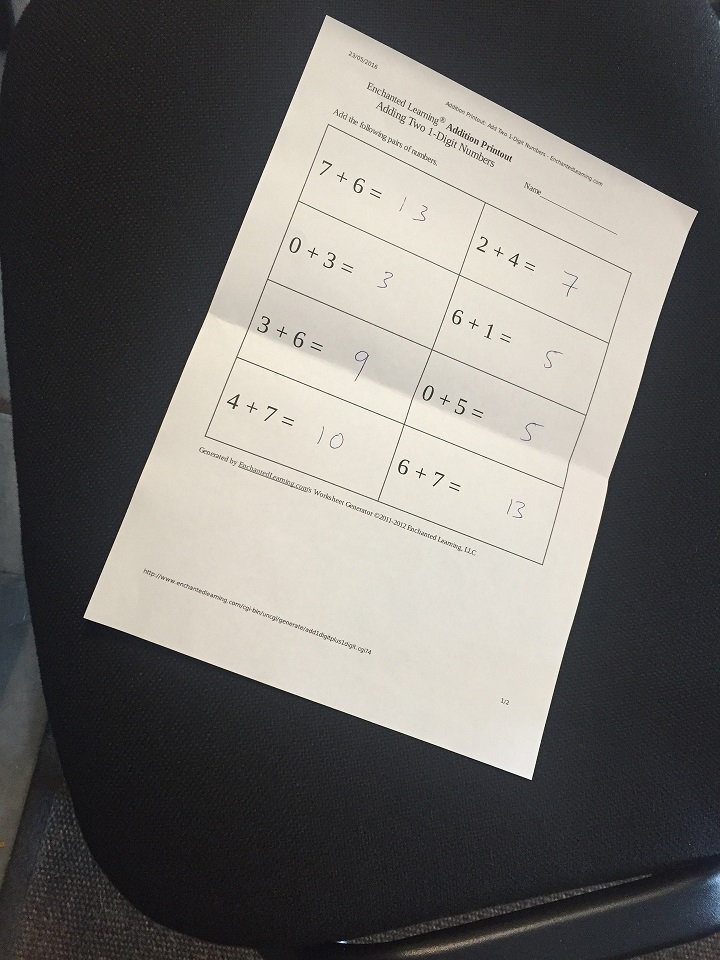
#> input picture images/scan.jpg, 720 x 960 px
$ jupyter execute 'perspective and affine transforms.ipynb'
#> lines starting #> are read from the running program, lines starting #| are printed output that depends on the picture
[cell 1]
# given 4 points, extracting the content within the
# region is perspective transforms


import cv2
import numpy as np

img = cv2.imread('./images/scan.jpg')
#> img is the input picture: shape (960, 720, 3); mean B, G, R 106.2, 109.5, 111.7

cv2.imshow("original img",img)
cv2.waitKey(0)


points_A = np.float32([
    [320,15], [700,205], [85,610], [530,780]
])

points_B = np.float32([
    [0,0], [420,0], [0,594], [420,594]
])

# transformation matrix

M = cv2.getPerspectiveTransform(points_A, points_B)

warped = cv2.warpPerspective(img, M, (420,594))
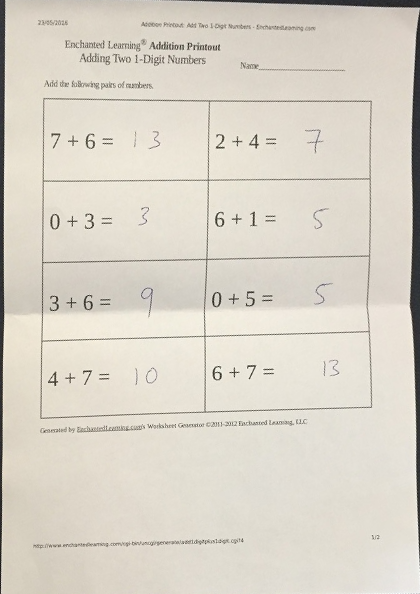
#> warped: shape (594, 420, 3); mean B, G, R 200.8, 212.5, 218.4

cv2.imshow("Perspective transform", warped)
cv2.waitKey(0)

cv2.destroyAllWindows()

[cell 2]
# affine transform

# the difference is the image box lines are
# parallel to each other

import cv2
import numpy as np
import matplotlib.pyplot as plt


img = cv2.imread('./images/ex2.jpg')
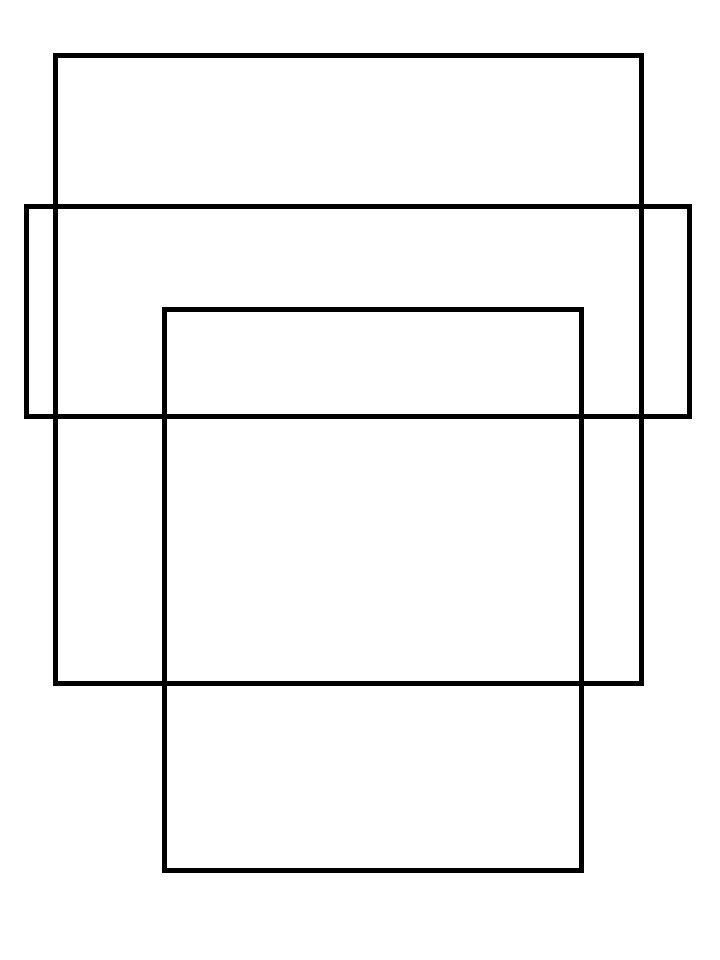
#> input picture images/ex2.jpg, 720 x 960 px
#> img is the input picture: shape (960, 720, 3); min 0, max 255, mean 243.8
rows, cols, h = img.shape
#> rows = 960; cols = 720; h = 3


cv2.imshow("Img", img)
cv2.waitKey(0)


points_A = np.float32([
    [320,15],[700,215], [85,610]
])

points_B = np.float32([
    [0,0], [420,0], [0,594]
])

# transformation matrix

M = cv2.getAffineTransform(points_A, points_B)

warped = cv2.warpAffine(img,  M, (cols, rows))
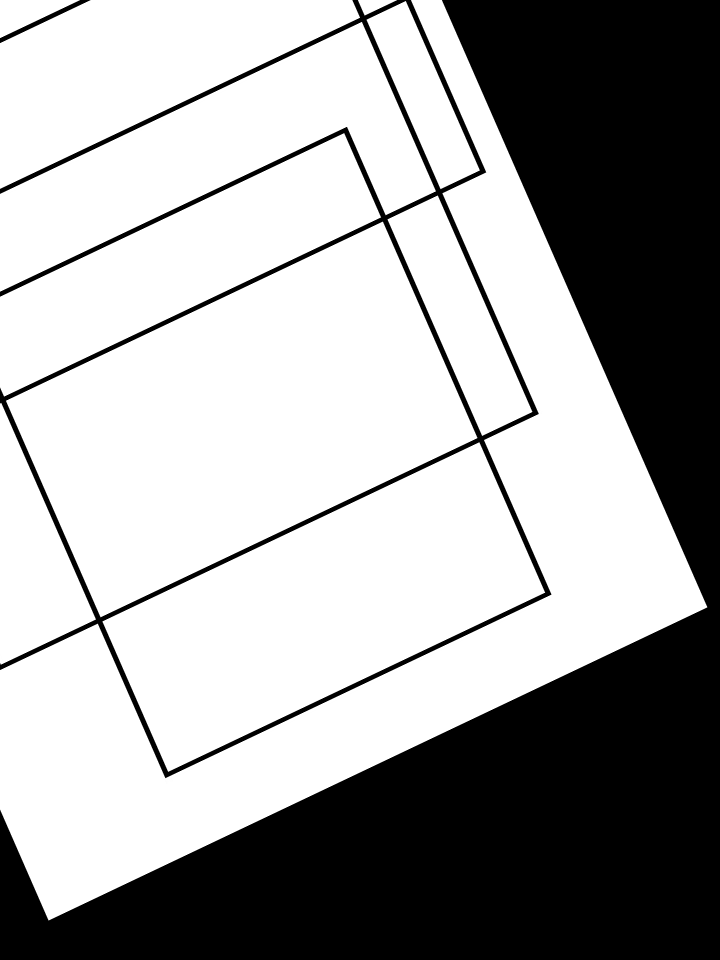
#> warped: shape (960, 720, 3); min 0, max 255, mean 164.5
cv2.imshow("affine transform",warped)
cv2.waitKey(0)


cv2.destroyAllWindows()
